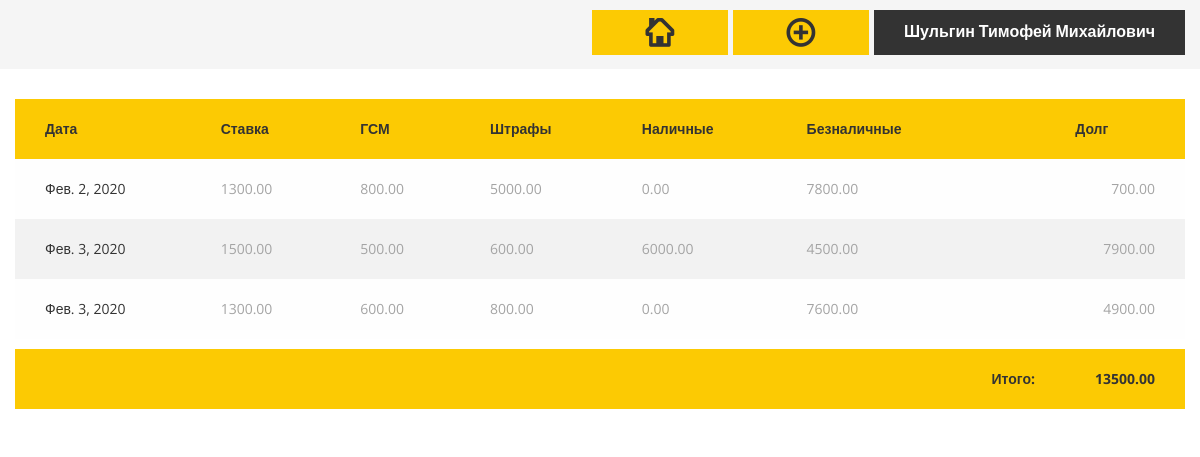
Page /driver/979850747/ on the committed database.
### baseapp/models.py (models this page shows, shortened)
class Driver(models.Model):
	first_name		= models.CharField(max_length = 30, verbose_name = 'Имя')
	second_name		= models.CharField(max_length = 30, verbose_name = 'Фамилия')
	third_name		= models.CharField(max_length = 30, verbose_name = 'Отчество', blank=True, null=True)
	driver_license	= models.CharField(max_length = 15, verbose_name = 'Номер В/У', blank=True, null=True, default='')
	car_number		= models.CharField(max_length = 15, verbose_name = 'Номер А/М', blank=True, null=True, default='')
	car_model		= models.CharField(max_length = 30, verbose_name = 'Марка А/М', blank=True, null=True, default='')
	rate			= models.DecimalField(verbose_name = 'Ставка', max_digits=15, decimal_places=2, blank=True, null=True, default=0)
	slug 			= models.SlugField(max_length=10, verbose_name='Url', blank=True, db_index=True)
	debt			= models.DecimalField(verbose_name = 'Долг', max_digits=15, decimal_places=2)
	class Meta:
		verbose_name = 'Водитель'
		verbose_name_plural = 'Водители'

class  Working_day(models.Model):
	driver 		= models.ForeignKey(Driver, on_delete=models.PROTECT)
	date 		= models.DateField('Дата рабочего дня', auto_now_add = False)
	rate		= models.DecimalField(verbose_name = 'Ставка', max_digits=15, decimal_places=2)
	fuel		= models.DecimalField(verbose_name = 'ГСМ', max_digits=15, decimal_places=2)
	penalties	= models.DecimalField(verbose_name = 'Штрафы', max_digits=15, decimal_places=2)
	cash		= models.DecimalField(verbose_name = 'Наличные', max_digits=15, decimal_places=2)
	cashless	= models.DecimalField(verbose_name = 'Безналичные', max_digits=15, decimal_places=2)
	debt_of_day	= models.DecimalField(verbose_name = 'Долг дня', max_digits=15, decimal_places=2)
	slug 		= models.SlugField(max_length=10, verbose_name='Url', blank=True, db_index=True)
	class Meta:
		verbose_name = 'Рабочий день'
		verbose_name_plural = 'Рабочие дни'

### baseapp/views.py (the view)
# urls.py: path('driver/<str:slug>/', 		show_driver, name='show_driver'),
def show_driver(request, slug):
	driver = Driver.objects.get(slug = slug)
	working_days = Working_day.objects.filter(driver = driver).order_by("date")
	context = {
		'working_days': working_days, 'driver': driver,
	}
	return render(request, 'baseapp/driver.html', context)

### baseapp/templates/baseapp/driver.html (shortened to what this page needs)
{% extends 'baseapp/base.html' %}
{% load static %}
{% block content %}
<section class="ls ms ">
	<div class="container-fluid py-2 flex-row ">
		<div class="d-flex flex-row-reverse">
			<div class="py-2 pl-2"><a href="" class="theme_button" data-toggle="modal" data-target="#driverinfo">{{ driver.second_name}} {{ driver.first_name}} {% if driver.third_name %}{{ driver.third_name}}{% endif %}</a></div>
			<div class="py-2 pl-2">
				<a href="" class="theme_button color1" data-toggle="modal" data-target="#new-day"><i class="rt-icon2-add"></i></i></a>
			</div>
			<div class="py-2 pl-2">
				<a href="{% url 'show_index' %}" class="theme_button color1"><i class="rt-icon2-home"></i></a>
			</div>
		</div>
	</div>
  <div class="container col-lg-12">
    <div class="row">
      <div class="col-sm-12">
        <table class="table_template darklinks table-hover">
          <thead class="thead-dark">
            <tr>
			<th>Дата</th>
			<th>Ставка</th>
			<th>ГСМ</th>
			<th>Штрафы</th>
			<th>Наличные</th>
			<th>Безналичные</th>
			<th></th>
			<th>Долг</th>
            </tr>
          </thead>
          <tbody>
          	{% for day in working_days %}
          	{% if day.debt_of_day < 0 %}
          	<tr class="table-danger">
          		{% else %}
          		<tr>
          			{% endif %}
          			<td><a href="" data-toggle="modal" data-target="#id{{day.slug}}">{{ day.date }}</a></td>
          			<td>{{ day.rate }}</td>
          			<td>{{ day.fuel }}</td>
          			<td>{{ day.penalties }}</td>
          			<td>{{ day.cash }}</td>
          			<td>{{ day.cashless }}</td>
          			<td></td>
          			<td style="text-align: right" >{{ day.debt_of_day }}</td>
          		</tr>
          		{% endfor %}
          </tbody>
        </table>
        <table class="table_template darklinks table-hover">
          <thead class="thead-dark">
            <tr>
			<th style="text-align: right" width="90%">Итого:</th>
			<th style="text-align: right">{{ driver.debt }}</th>
            </tr>
          </thead>
        </table>
      </div>
    </div>
  </div>
</section>
{% endblock %}

### rows in the picture
Driver: second_name "Шульгин", first_name "Тимофей", third_name "Михайлович", debt "13500.00"
Working_day: date "Фев. 2, 2020", rate "1300.00", fuel "800.00", penalties "5000.00", cash "0.00", cashless "7800.00", debt_of_day "700.00"
Working_day: date "Фев. 3, 2020", rate "1500.00", fuel "500.00", penalties "600.00", cash "6000.00", cashless "4500.00", debt_of_day "7900.00"
Working_day: date "Фев. 3, 2020", rate "1300.00", fuel "600.00", penalties "800.00", cash "0.00", cashless "7600.00", debt_of_day "4900.00"
